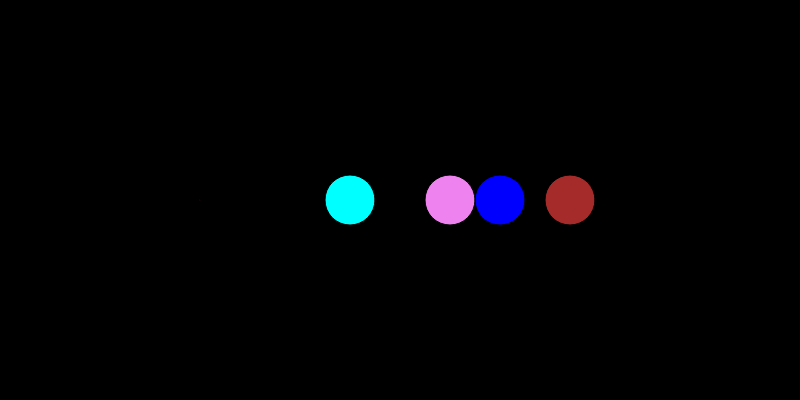
Frame 1 (no input)
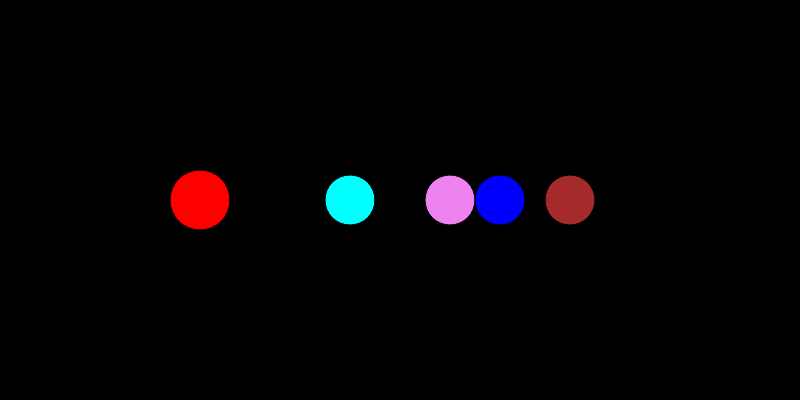
Frame 60 (no input)
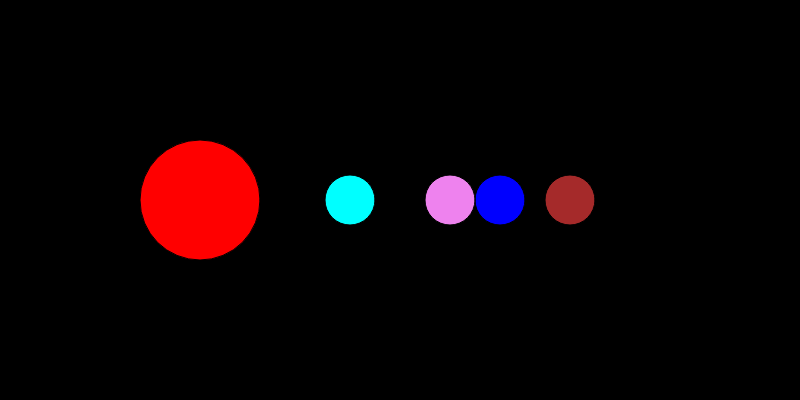
Frame 120 (the mouse pressed at the canvas centre since frame 60)

The p5.js sketch that drew these frames (run headless with seeded random() and noise() and a simulated clock; from frame 60 on, the mouse is pressed at the canvas centre):

// p5.js sketch
// ── sketch.js

let sun,mercury,venus,earth,mars,end;
  function setup() {
  createCanvas(800,400);
}
function draw() {
  background(0);
  fill("red")
  let end = map(frameCount % 800  ,0,800,0,800);
  let sun = ellipse(200,200,end);
  fill("blue");
  let earth=ellipse(500,200,50);

  fill("cyan");
  let mercury=ellipse(350,200,50);
  
  fill("violet");
  let venus=ellipse(450,200,50);

  fill("brown");
  let mars=ellipse(570,200,50);
   console.log(end);
   if (end>300){
    fill("black")
    background(255);
    text("THE SUN DEATH, SOLAR SYSTEM DEATH",200,200);
   }
}
